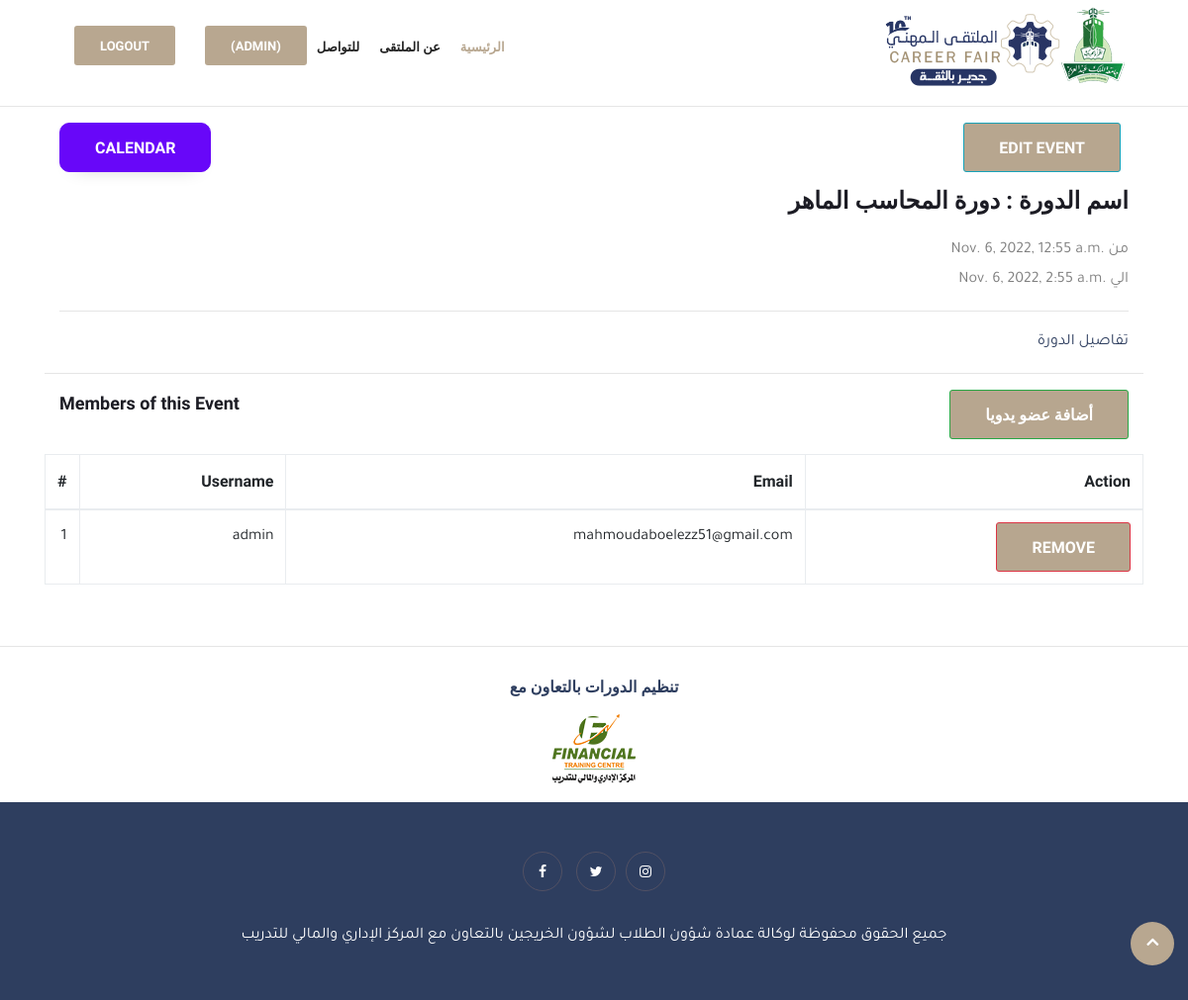
The page /event/12/details/ (signed in) on the database its author committed.
### accounts/models/user.py (models this page shows, shortened)
class User(AbstractBaseUser, PermissionsMixin):
    email = models.EmailField(
        _("Email Address"),
        max_length=255,
        unique=True,
        help_text="Ex: example@example.com",
    )
    is_staff = models.BooleanField(_("Staff status"), default=False)
    is_active = models.BooleanField(_("Active"), default=True)
    date_joined = models.DateTimeField(_("Date Joined"), auto_now_add=True)
    last_updated = models.DateTimeField(_("Last Updated"), auto_now=True)
    username = models.CharField(max_length=255, null=True, blank=True)
    objects = UserManager()
    USERNAME_FIELD = "email"

### calendarapp/models/event.py (models this page shows, shortened)
class Event(EventAbstract):
    user = models.ForeignKey(User, on_delete=models.CASCADE, related_name="events")
    title = models.CharField(max_length=200, unique=True)
    description = models.TextField()
    start_time = models.DateTimeField()
    end_time = models.DateTimeField()
    objects = EventManager()

### calendarapp/models/event_member.py (models this page shows, shortened)
class EventMember(EventAbstract):
    event = models.ForeignKey(Event, on_delete=models.CASCADE, related_name="events")
    user = models.ForeignKey(
        User, on_delete=models.CASCADE, related_name="event_members"
    )
    class Meta:
        unique_together = ["event", "user"]

### calendarapp/views/other_views.py (the view)
# urls.py: path("event/<int:event_id>/details/", views.event_details, name="event-detail"),
@login_required(login_url="signup")
def event_details(request, event_id):
    event = Event.objects.get(id=event_id)
    eventmember = EventMember.objects.filter(event=event)
    context = {"event": event, "eventmember": eventmember}
    return render(request, "event-details.html", context)

### templates/event-details.html (shortened to what this page needs)
{% extends 'base.html' %}
{% block content %}
    <div class="container">
        <div class="clearfix">
            {% if request.user.is_staff %}
            <a class="btn btn-primary left" href="{% url 'calendarapp:calendar' %}"> Calendar </a>
            <a class="btn btn-info right mr-2" href="{% url 'calendarapp:event_edit' event.pk %}"> Edit Event </a>
            {% endif %}
        </div>
        <div class="clearfix">
            <h3>اسم الدورة : {{ event.title }}</h3>
            <p><span style="color: gray;">{{ event.start_time }} من </span><br> <span style="color: gray;">{{ event.end_time }} الي </span></p>
            <hr>
            <p>{{ event.description }}</p>
        </div>
        <hr>
        <div class="clearfix">
            {% if request.user.is_staff %}
            <h4 class="left" > Members of this Event</h4>
            <a class="btn btn-success right" href="{% url 'calendarapp:add_eventmember' event.id %}"> أضافة عضو يدويا </a>
            {% else %}
            <a class="btn btn-success right" href="{% url 'calendarapp:member_join' event.id %}"> التسجيل في هذة الدورة </a>
            <a class="btn btn-success left" href="{% url 'calendarapp:calendar' %}"> الأشتراك في دورة أخرى</a>
            {% endif %}
        </div>
        {% if request.user.is_staff %}
        <table class="table table-bordered">
            <thead>
                <tr>
                  <th style="width: 10px">#</th>
                  <th>Username</th>
                  <th>Email</th>
                  {% if request.user.is_staff %}
                  <th>Action</th>
                    {% endif %}
                </tr>
              </thead>
              <tbody>
                {% for member in eventmember %}
                <tr role="row">
                    <td>{{ forloop.counter }}</td>
                    <td>{{ member.user.username }}</td>
                    <td>{{ member.user.email }}</td>
                    {% if request.user.is_staff %}
                    <td>
                        <a class="btn btn-danger" href="{% url 'calendarapp:remove_event' member.id %}">Remove</a>
                    </td>
                    {% endif %}
                </tr>
                {% endfor %}
              </tbody>
        </table>
        {% endif %}
    </div>
{% endblock %}

### templates/base.html (shortened to what this page needs)
{% load static %}
<!doctype html>
<html lang="en" >
<head>
  <link rel="stylesheet" href="https://use.fontawesome.com/releases/v5.0.10/css/all.css">
  <link rel="stylesheet" type="text/css" href="{% static 'css/calender.css' %}">
  <link rel="stylesheet" href="https://maxcdn.bootstrapcdn.com/bootstrap/4.5.2/css/bootstrap.min.css">
    <link rel="stylesheet" href="{% static 'css/course.css' %}">
        <link rel="stylesheet" href="https://stackpath.bootstrapcdn.com/font-awesome/4.7.0/css/font-awesome.min.css" />
        <link rel="stylesheet" href="{% static 'css/accounts.css' %}" />
    <link rel="stylesheet" href="{% static 'assets/css/bootstrap.min.css' %}">
    <link rel="stylesheet" href="{% static 'assets/css/font-awesome.min.css' %}">
    <link rel="stylesheet" href="{% static 'assets/css/animate.css' %}">
    <link rel="stylesheet" href="{% static 'assets/css/magnific-popup.css' %}">
    <link rel="stylesheet" href="{% static 'assets/css/owl.carousel.min.css' %}">
    <link rel="stylesheet" href="{% static 'assets/css/isotop.css' %}">
    <link rel="stylesheet" href="{% static 'assets/css/xsIcon.css' %}">
    <link rel="stylesheet" href="{% static 'assets/css/style-v3.css' %}">
    <link rel="stylesheet" href="{% static 'assets/css/responsive.css' %}">
</head>
<body>
  <header id="header" class="header header-classic" dir="rtl">
    <div class="container">
        <nav class="navbar navbar-expand-lg navbar-light">
            <a class="navbar-brand" href="{% url 'calendarapp:calendars'  %}">
                <img src="{% static 'assets/images/logos/logo-v3.png' %}" alt="">
            </a>
            <div class="collapse navbar-collapse" id="navbarNavDropdown">
                <ul class="navbar-nav mr-auto">
                    <li class="nav-item active">
                        <a class="ts-scroll" href="#Main">الرئيسية</a>
                    </li>
                    <li class="nav-item">
                        <a class="ts-scroll" href="#AboutUs">عن الملتقى</a>
                    </li>
                    <li class="nav-item">
                        <a class="ts-scroll" href="#Contact">للتواصل</a>
                    </li>
                    {% if user.is_authenticated %}
                    <li class="header-ticket nav-item">
                      <a class="ticket-btn btn ts-image-popup" href="{% url 'calendarapp:calendar'  %}">({{ user.username }})</a>
                    </li>
                    <li class="header-ticket nav-item">
                      <a class="ticket-btn btn ts-image-popup" href="{% url 'accounts:signout' %}">Logout</a>
                    </li>
                      {% else %}
                        <a href="#popup_register" class="ticket-btn btn ts-image-popup" data-effect="mfp-zoom-in">
                          تسجيل الزوار
                        </a>
                        {% endif %}
                </ul>
            </div>
        </nav>
    </div>
</header>
<hr>
  {% block content %}
  {% endblock %}
  <br>
  <div class="footer-area">
    <hr>
        <div class="container">
            <div class="row">
                <div class="col-md-12">
                    <div class="logo-box">
                    <span>تنظيم الدورات بالتعاون مع</span>
                        <img src="{% static 'assets/images/logos/MFTC-logo.png' %}" alt="">
                    </div>
                </div>
            </div>
        </div>
    <footer class="ts-footer">
        <div class="container">
            <div class="row">
                <div class="col-lg-8 mx-auto">
                    <div class="ts-footer-social text-center mb-30">
                        <ul>
                            <li>
                                <a href="#"><i class="fa fa-facebook"></i></a>
                            </li>
                            <li>
                                <a href="#"><i class="fa fa-twitter"></i></a>
                            <li>
                                <a href="#"><i class="fa fa-instagram"></i></a>
                            </li>
                        </ul>
                    </div>
                    <div class="copyright-text text-center">
                        <p>
                            جميع الحقوق محفوظة لوكالة عمادة شؤون الطلاب لشؤون الخريجين بالتعاون مع المركز الإداري والمالي للتدريب
                        </p>
                    </div>
                </div>
            </div>
        </div>
    </footer>
    <div class="BackTo">
        <a href="#" class="fa fa-angle-up" aria-hidden="true"></a>
    </div>
</div>
</body>
</html>

### static/css/calender.css (style rules this page uses)
ul { height: 100%; padding: 0px 5px 0px 20px; }
a { color: #17a2b8; }
.left { float: left; }
.right { float: right; }
.btn { outline: none; color: black; background-color: transparent; box-shadow: 0 0 0 0; }
.clearfix { margin: 15px; }

### static/css/course.css (style rules this page uses)
.btn.btn-primary { background-color: #0066e6 !important; border-radius: 10px; bottom: 7px; }

### static/assets/css/isotop.css (style rules this page uses)
.height-02, { height: 250px; width: 25%; }

### static/assets/css/responsive.css (style rules this page uses)
@media (min-width: 992px) and (max-width: 1200px) { .header ul.navbar-nav > li > a { padding: 0 10px; font-size: 13px; } }

### rows shown on the page
User: username "ADMIN"
Event: title "دورة المحاسب الماهر", start_time "Nov. 6, 2022, 12:55 a.m.", end_time "Nov. 6, 2022, 2:55 a.m.", description "تفاصيل الدورة"
EventMember: user.username "admin", user.email "mahmoudaboelezz51@gmail.com"
